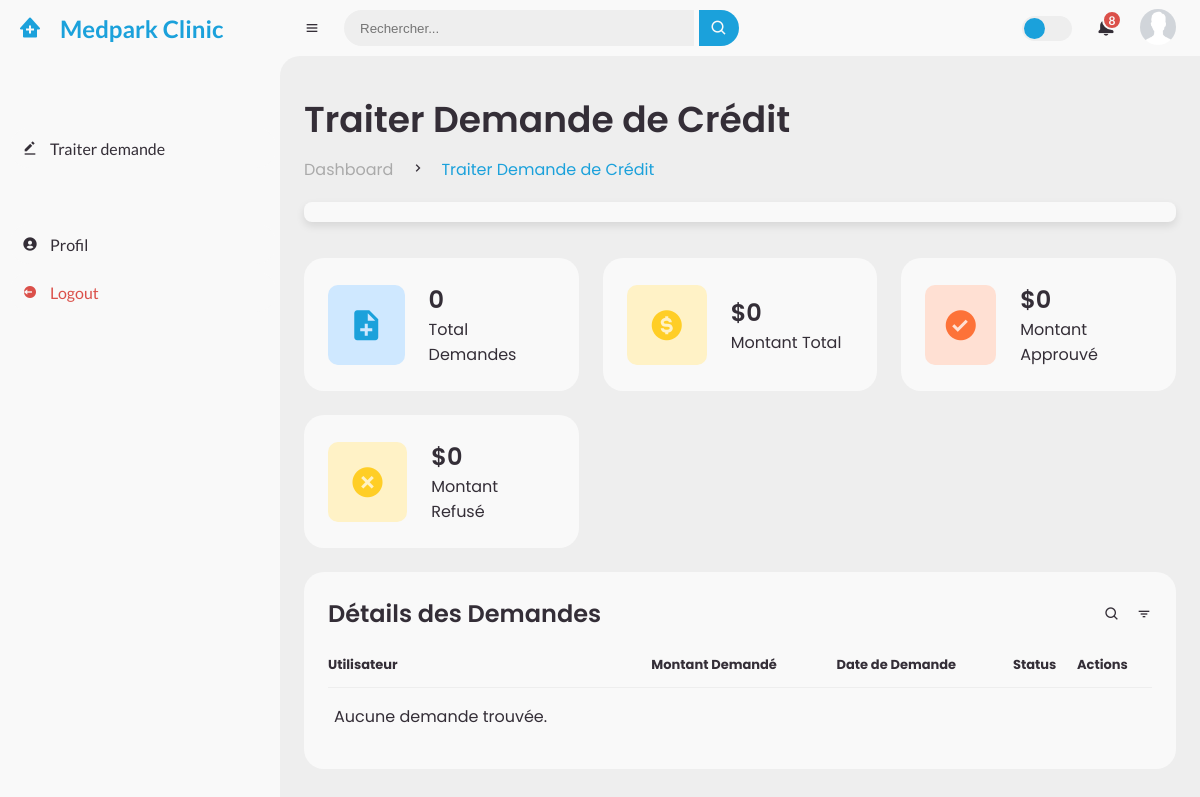
Page /dashboard/traiter-demande-credit/ (signed in) on the earlier database version.
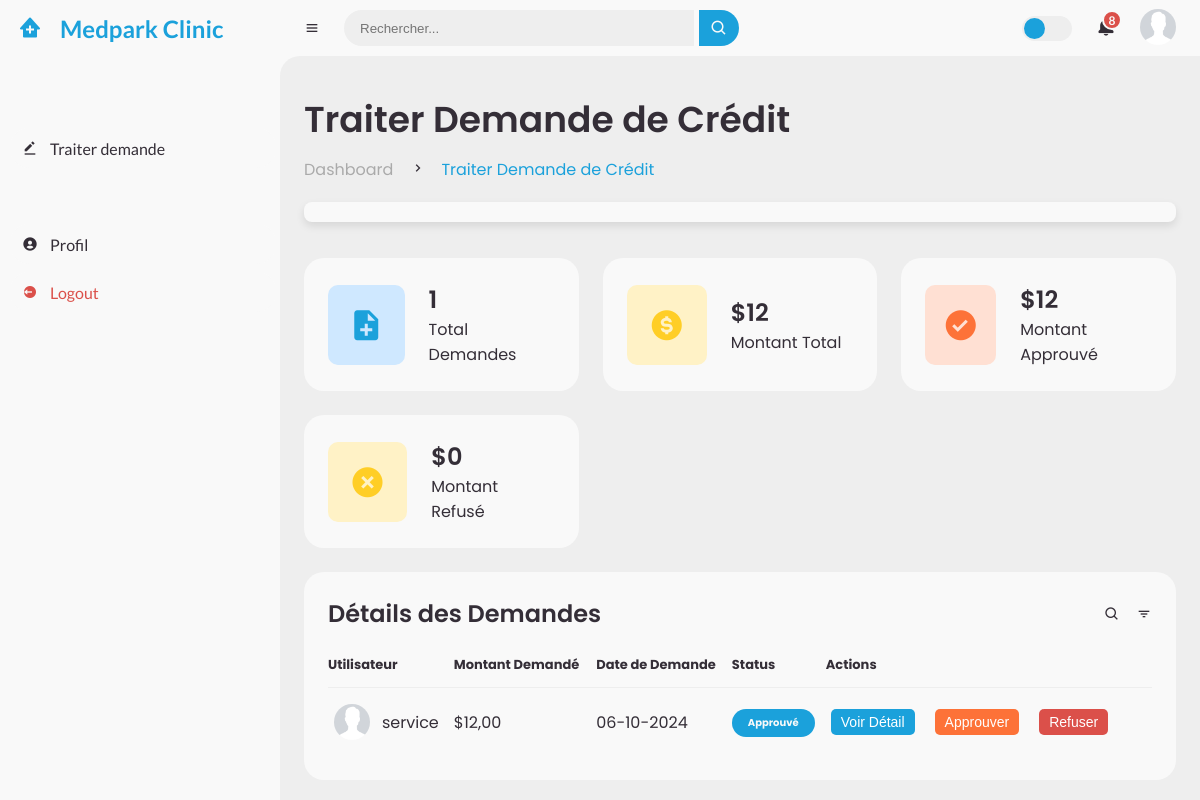
Same page on the later database version.
### personnel/models.py (models this page shows, shortened)
class Credit(models.Model):
    TYPE_CREDIT_CHOICES = [
        ('avance', 'Avance sur salaire'),
        ('bonus', 'Bonus'),
        ('prime', 'Prime'),
        ('autre', 'Autre'),
    ]
    STATUT_CREDIT_CHOICES = [
        ('en_attente', 'En attente'),
        ('approuve', 'Approuvé'),
        ('rejete', 'Rejeté'),
    ]
    agent = models.ForeignKey(Utilisateur, on_delete=models.CASCADE)
    montant = models.DecimalField(max_digits=10, decimal_places=2)
    date = models.DateField(auto_now_add=True)
    type_credit = models.CharField(max_length=50, choices=TYPE_CREDIT_CHOICES, default='autre')
    statut = models.CharField(max_length=20, choices=STATUT_CREDIT_CHOICES,
                              default='en_attente')  # Ajout du champ statut
    commentaire = models.TextField(blank=True, null=True)  # Ajout du champ commentaire

### authentication/models.py (models this page shows, shortened)
class Utilisateur(AbstractUser):
    MANAGER = 'Manager'
    ADMINISTRATEUR_IT = 'Administrateur IT'
    GESTIONNAIRE_PAIE = 'Gestionnaire Paie'
    AGENT = 'Agent'
    ROLE_CHOICES = (
        (MANAGER, 'Manager'),
        (ADMINISTRATEUR_IT, 'Administrateur IT'),
        (GESTIONNAIRE_PAIE, 'Gestionnaire Paie'),
        (AGENT, 'Agent'),
    )
    profile_photo = models.ImageField(verbose_name='Photo de profil', upload_to='profile_photos/', null=True,
                                      blank=True)
    genre = models.CharField(max_length=10, choices=[('M', 'Masculin'), ('F', 'Féminin')])
    telephone = models.CharField(max_length=15, validators=[
        RegexValidator(
            regex=r'^\+?1?\d{9,15}$',
            message="Le numéro de téléphone doit être entré au format: '+999999999'. Jusqu'à 15 chiffres autorisés."
        )
    ])
    role = models.CharField(max_length=30, choices=ROLE_CHOICES, verbose_name='Rôle')
    rfid_number = models.CharField(max_length=50, verbose_name='Numéro RFID', unique=True, null=True, blank=True)
    matricule = models.CharField(max_length=50, verbose_name='Matricule', unique=True, null=True, blank=True)
    poste = models.CharField(max_length=100, verbose_name='Poste', null=True, blank=True)
    departement = models.CharField(max_length=100, verbose_name='Département', null=True, blank=True)
    date_entree = models.DateField(verbose_name="Date d'entrée", null=True, blank=True)

### personnel/views.py (the view)
# urls.py: path('traiter-demande-credit/', views.traiter_demande_credit, name='traiter_demande_credit'),
@login_required
@user_passes_test(is_manager)
def traiter_demande_credit(request):
    demandes = Credit.objects.all()
    total_demandes = demandes.count()
    montant_total = demandes.aggregate(Sum('montant'))['montant__sum'] or 0
    montant_approuve = demandes.filter(statut='approuve').aggregate(Sum('montant'))['montant__sum'] or 0
    montant_refuse = demandes.filter(statut='rejete').aggregate(Sum('montant'))['montant__sum'] or 0
    context = {
        'demandes': demandes,
        'total_demandes': total_demandes,
        'montant_total': montant_total,
        'montant_approuve': montant_approuve,
        'montant_refuse': montant_refuse,
    }
    return render(request, 'personnel/traiter_demande.html', context)

### personnel/views.py (called while the page is built)
def is_manager(user):
    return user.role == MANAGER

### personnel/templates/personnel/traiter_demande.html (shortened to what the changed rows need)
{% extends 'base.html' %}
{% load static %}
{% block head_h1 %} Traiter Demande de Crédit {% endblock head_h1 %}
{% block content %}
    <ul class="box-info">
        <li>
            <span class="text">
                <h3>{{ total_demandes }}</h3>
                <p>Total Demandes</p>
            </span>
        </li>
        <li>
            <span class="text">
                <h3>${{ montant_total }}</h3>
                <p>Montant Total</p>
            </span>
        </li>
        <li>
            <span class="text">
                <h3>${{ montant_approuve }}</h3>
                <p>Montant Approuvé</p>
            </span>
        </li>
    </ul>
    <div class="table-data">
        <div class="order">
            <table>
                <thead>
                <tr>
                    <th>Utilisateur</th>
                    <th>Montant Demandé</th>
                    <th>Date de Demande</th>
                    <th>Status</th>
                    <th>Actions</th>
                </tr>
                </thead>
                <tbody>
                {% for demande in demandes %}
                    <tr>
                        <td>
                            {% if demande.agent.profile_photo %}
                                <img src="{{ demande.agent.profile_photo.url }}" alt="Employé">
                            {% else %}
                                <img src="{% static 'personnel/assets/images/profil_defaut.png' %}" alt="Employé">
                            {% endif %}
                            <p>{{ demande.agent.username }}</p>
                        </td>
                        <td>${{ demande.montant }}</td>
                        <td>{{ demande.date|date:'d-m-Y' }}</td>
                        <td>
                            <span class="status {% if demande.statut == 'approuve' %}completed{% elif demande.statut == 'rejete' %}pending{% else %}pending{% endif %}">
                                {{ demande.get_statut_display }}
                            </span>
                        </td>
                        <td>
                            <div style="display: flex; gap: 10px;">
                                <form method="get" action="{% url 'personnel:voir_detail_credit' demande.id %}"
                                      style="display: inline-block;">
                                    <button type="submit"
                                            style="padding: 5px 10px; cursor: pointer; background-color: #1ba1db; color: white;">
                                        Voir Détail
                                    </button>
                                </form>
                                <form method="post" action="{% url 'personnel:approuver_credit' demande.id %}"
                                      style="display: inline-block;">
                                    <button type="submit"
                                            style="padding: 5px 10px; cursor: pointer; background-color: #FD7238; color: white;">
                                        Approuver
                                    </button>
                                </form>
                                <form method="post" action="{% url 'personnel:rejeter_credit' demande.id %}"
                                      style="display: inline-block;">
                                    <button type="submit"
                                            style="padding: 5px 10px; cursor: pointer; background-color: #DB504A; color: white;">
                                        Refuser
                                    </button>
                                </form>
                            </div>
                        </td>
                    </tr>
                {% empty %}
                    <tr>
                        <td colspan="5">Aucune demande trouvée.</td>
                    </tr>
                {% endfor %}
                </tbody>
            </table>
        </div>
    </div>
{% endblock content %}

Differences in the rows shown:
added Credit: agent.username "service", montant "12,00", date "06-10-2024", statut "Approuvé"
Other differences:
{{ total_demandes }}: "0" → "1"
{{ montant_total }}: "0" → "12"
{{ montant_approuve }}: "0" → "12"
text no longer shown: "Aucune demande trouvée."
